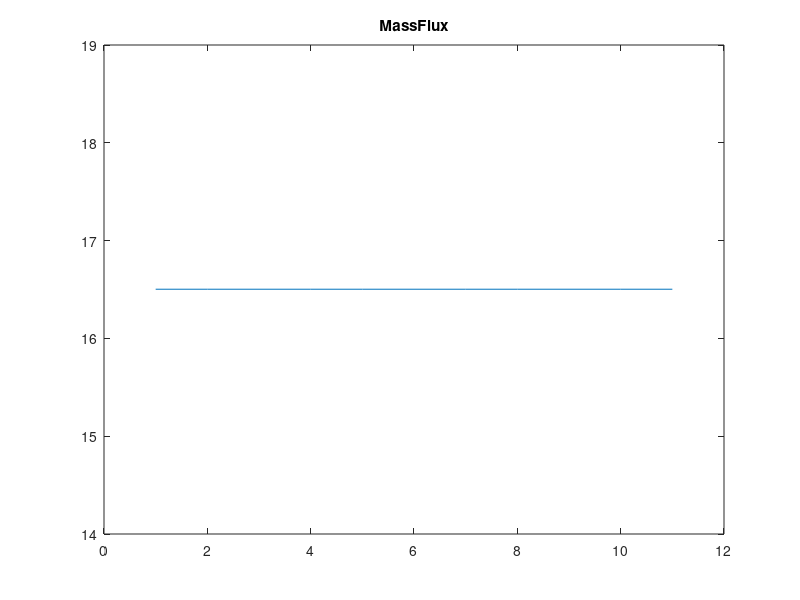

Recreate this plot in MATLAB. (Note: this script raises an error after producing the figure.)
%采用隐式算法进行非稳态模拟

clc;clear;

%气体参数
mol = 17.44;            		%气体分子质量
R = 8314;               		%通用气体常数
PreC = 46.59E5;         		%临界压力
TempC = 198.19;         		%临界温度
Temp = 15+273.15;       	%输气温度
Temp_sta = 20+273.15;   	%标况温度
Pre_sta = 101325;       		%标况压力
Den_air = 1.209;        		%空气密度
Rel_Den = 0.6;          		%天然气相对密度
Den_sta = Rel_Den*Den_air;  	%天然气标况密度
alpha = Den_sta*Temp_sta/Pre_sta/Temp;  	%通用气体方程参数
beta = 0.257/PreC - 0.533*TempC/PreC/Temp; 	%AGA气体状态方程参数

%管段及模拟参数
Len = 100E3;            		%管段长度
lamda = 0.008;          		%摩阻系数
Din = 0.6096;           		%管段内径
C0 = 0.03848;           		%稳态模拟公式系数
Time = 24*3600;		%模拟时长
Time_Sec = 3600;		%单个时间段时长
dt = 60;              		%时步
TimeSteps_Total = Time / dt; 	%总时步数
TimeSteps_Per_Sec = Time_Sec / dt;		%每个时间段的步长数
dx = 10E3;               		%空间步长
SpaceSteps = Len / dx;		%空间分段数

%边界条件
Ps = 7.3E6*ones(TimeSteps_Total,1);		%管段起点压力
Qs = zeros(TimeSteps_Total,1);		%起点流量
Mss = zeros(TimeSteps_Total,1);		%起点质量流量密度
Pe = zeros(TimeSteps_Total,1);		%终点压力
Qbasic = 65;           		 %流量基数
Ff = [0.2;0.15;0.1;0.25;0.35;0.58;1.2;1.3;1;0.97;0.85;1.65;2;1;0.8;0.65;...
    1.15;1.9;2.8;2.2;1.2;0.85;0.5;0.35];    		%小时流量不均匀系数
Qe = zeros(TimeSteps_Total,1);         		%终点流量
for i = 1:Time/Time_Sec 			%根据时间点上的值设定整个时间段的流量
	Qe(TimeSteps_Per_Sec*(i-1)+1:TimeSteps_Per_Sec*i) = Qbasic*Ff(i)*ones(TimeSteps_Per_Sec,1);
end
Mse = Den_sta * Qe;		%终点质量流量密度

%稳态模拟
tl = Len;               		%管段长度
Pls = Ps(1);            		%起点压力
i = 1;
Pressure(i) = Pls;		%沿线压力记录
while tl>0              		%稳态模拟
    z = 1 + beta*Pls;   		%压缩因子
    Ple = Pls^2 - lamda*z*Rel_Den*Temp*dx*Qe(TimeSteps_Total)^2/C0^2/Din^5;
    Ple = Ple^0.5;
    i = i+1;
    Pressure(i) = Ple;
    tl = tl - dx;
    Pls = Ple;
end
MassFlux = Den_sta*Qe(TimeSteps_Total)*ones(SpaceSteps+1,1);	%构造初始条件-质量流量密度
Pressure = Pressure';		%压力
figure(1);
plot(Pressure);
title('Pressure');
figure(1);
plot(MassFlux);
title('MassFlux');

%瞬态模拟

%第一时步
%构造管流控制方程组
tf{1} = @(x)((alpha*Ps(1)/(1+beta*Ps(1))+alpha*x(2)/(1+beta*x(2))-alpha*Pressure(1)/(1+beta*Pressure(1))-alpha*Pressure(2)/(1+beta*Pressure(2)))/2/dt + (Mse(1)+MassFlux(2)-x(1)-MassFlux(1))/2/dx);
tf{2} = @(x)((x(1)+x(3)-MassFlux(1)-MassFlux(2))/2/dt +((x(3)^2)*(1+beta*x(2))/alpha/x(2)+x(2)+(MassFlux(2)^2)*(1+beta*Pressure(2))/alpha/Pressure(2)+Pressure(2)-(x(1)^2)*(1+beta*Ps(1))/alpha/Ps(1)-Ps(1)-(MassFlux(1)^2)*(1+beta*Pressure(1))/alpha/Pressure(1)-Pressure(1))/2/dx + lamda*((x(1)^2)*(1+beta*Ps(1))/alpha/Ps(1)+(x(3)^2)*(1+beta*x(2))/alpha/x(2)+(MassFlux(1)^2)*(1+beta*Pressure(1))/alpha/Pressure(1)+(MassFlux(2)^2)*(1+beta*Pressure(2))/alpha/Pressure(2))/8/Din);
for i = 2:SpaceSteps-1 
	tf{2*i-1} = @(x)((alpha*x(2*i)/(1+beta*x(2*i-2))+alpha*x(2*i)/(1+beta*x(2*i))-alpha*Pressure(i)/(1+beta*Pressure(i))-alpha*Pressure(i+1)/(1+beta*Pressure(i+1)))/2/dt + (x(2*i+1)+MassFlux(i+1)-x(2*i-1)-MassFlux(i))/2/dx);
	tf{2*i}  = @(x)((x(2*i-1)+x(2*i+1)-MassFlux(i)-MassFlux(i+1))/2/dt + ((x(2*i+1)^2)*(1+beta*x(2*i-2))/alpha/x(2*i-2)+x(2*i)+(MassFlux(i+1)^2)*(1+beta*Pressure(i+1))/alpha/Pressure(i+1)+Pressure(i+1)-(x(2*i-1)^2)*(1+beta*x(2*i-2))/alpha/x(2*i-2)-x(2*i-2)-(MassFlux(i)^2)*(1+beta*Pressure(i))/alpha/Pressure(i)-Pressure(i))/2/dx + lamda*((x(2*i+1)^2)*(1+beta*x(2*i-2))/alpha/x(2*i-2)+(MassFlux(i+1)^2)*(1+beta*Pressure(i+1))/alpha/Pressure(i+1)+(x(2*i-1)^2)*(1+beta*x(2*i-2))/alpha/x(2*i-2)+(MassFlux(i)^2)*(1+beta*Pressure(i))/alpha/Pressure(i))/8/Din);
end
tf{2*SpaceSteps-1} = @(x)((alpha*x(2*SpaceSteps-2)/(1+beta*x(2*SpaceSteps-2))+alpha*x(2*SpaceSteps)/(1+beta*x(2*SpaceSteps))-alpha*Pressure(SpaceSteps)/(1+beta*Pressure(SpaceSteps))-alpha*Pressure(SpaceSteps+1)/(1+Pressure(SpaceSteps+1)))/2/dt + (Mse(1)+MassFlux(SpaceSteps+1)-x(2*SpaceSteps-1)-MassFlux(SpaceSteps))/2/dx);
tf{2*SpaceSteps} = @(x)(x(2*SpaceSteps-1)+Mse(1)-MassFlux(SpaceSteps)-MassFlux(SpaceSteps+1))/2/dt + ((Mse(1)^2)*(1+beta*x(2*SpaceSteps))/alpha/x(2*SpaceSteps)+x(2*SpaceSteps)+(MassFlux(SpaceSteps+1)^2)*(1+beta*Pressure(SpaceSteps+1))/alpha/Pressure(SpaceSteps+1)+Pressure(SpaceSteps+1)-(x(2*i-1)^2)*(1+beta*x(2*SpaceSteps-2))/alpha/x(2*SpaceSteps-2)-x(2*SpaceSteps-2)-(MassFlux(SpaceSteps)^2)*(1+beta*Pressure(SpaceSteps))/alpha/Pressure(SpaceSteps)-Pressure(SpaceSteps-1))/2/dx + lamda*((Mse(1)^2)*(1+beta*x(2*SpaceSteps))/alpha/x(2*SpaceSteps)+(MassFlux(SpaceSteps+1)^2)*(1+beta*Pressure(SpaceSteps+1))/alpha/Pressure(SpaceSteps+1)+(x(2*i-1)^2)*(1+beta*x(2*SpaceSteps-2))/alpha/x(2*SpaceSteps-2)+(MassFlux(SpaceSteps)^2)*(1+beta*Pressure(SpaceSteps))/alpha/Pressure(SpaceSteps))/8/Din;
tf = tf';
%tf = @(x)transfun(x,dt,Len,alpha,beta,lamda,Din,Ps_ini,Pe_ini,Mss_ini,Mse_ini,Ps(1),Mse(1));	%构造方程
x0 = zeros(2*SpaceSteps);	%准备初值
x0(1) = MassFlux(1);
for i = 2:SpaceSteps
	x0(2*i-2) = Pressure(i);
	x0(2*i-1) = MassFlux(i);
end
x0(2*SpaceSteps) = Pressure(SpaceSteps+1);
%options = optimset('MaxFunEvals',1E4,'MaxIter',1E4,'Display','iter-detailed');
results = fsolve(tf,x0);		%计算
MassFlux(1) = results(1);	%归档计算结果
for i = 2: SpaceSteps
	Pressure(i) = results(2*i-2);
	MassFlux(i) = results(2*i-1);
end
Pressure(SpaceSteps) = results(2*SpaceSteps);
Pressure(1) = Ps(2);		%引入边界条件
MassFlux(SpaceSteps+1) = Mse(2);

%后续过程
for i = 2:2
	tf = @(x)transfun(x,dt,Len,alpha,beta,lamda,Din,Ps(i-1),Pe(i-1),Mss(i-1),Mse(i-1),Ps(i),Mse(i));	%构造方程
	x0 = [Pe(i-1),Mss(i-1)];	%准备初值
	results = fsolve(tf,x0);	%计算
	Mss(i) = results(2);	%归档结果
	Qs(i) = Mss(i) / Den_sta;
	Pe(i) = results(1);
end

%计算结果可视化
figure(1);			%终点压力变化
plot(Pe);
title('Pressure at the Outlet')
figure(2);			%起点流量变化
plot(Qs);
title('Quantity as the Inlet')